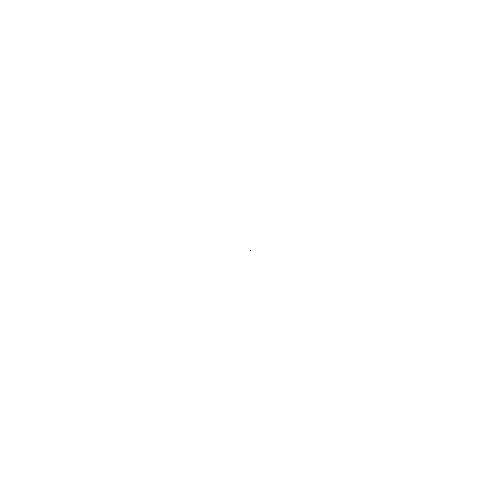
Frame 1 (no input)
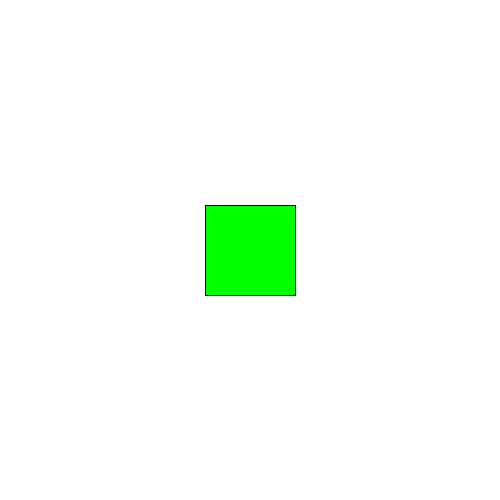
Frame 60 (the mouse pressed at the canvas centre just before this capture)
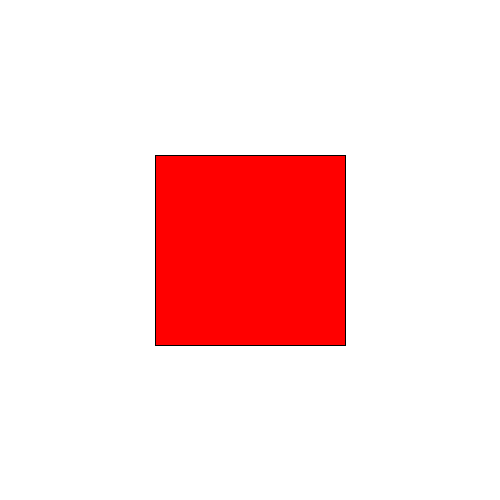
Frame 120 (the mouse held since frame 60 and released just before this capture)

The Processing sketch that drew these frames (run headless with seeded random() and noise(); from frame 60 on, the mouse is pressed at the canvas centre):

// Processing sketch: ex11
// ── ex11.pde
Quad q;

void setup() {
  size(500,500);
  rectMode(CENTER);
  q = new Quad();
}

void draw() {
  background(255);
  q.desenha();
  q.mudaCor();
}

// ── Quad.pde
class Quad {
  float posX,posY,tam,vel;
  boolean flag;
  color cor,cor2;
  
  Quad() {
    posX = width/2;
    posY = height/2;
    tam = 0;
    vel = 5;
    flag = false;
    cor = color(255,0,0);
    cor2 = color(0,255,0);
  }
  void desenha() {
    rect(posX,posY,tam,tam);
  }
  void mudaCor() {
    tam += vel;
    
    if (flag == false) {
      fill(cor);
      tam += vel;
    } if (tam == 500) {
      flag = true;
      tam = 0;
    } else if (flag == true) {
      fill(cor2);
      tam += vel;
    } if (tam == 500) {
      flag = false;
      tam = 0;
    }
  }
}
